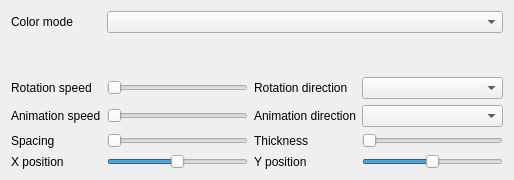
<?xml version="1.0" encoding="UTF-8"?>
<ui version="4.0">
 <class>Hypnotoad</class>
 <widget class="QWidget" name="Hypnotoad">
  <property name="geometry">
   <rect>
    <x>0</x>
    <y>0</y>
    <width>514</width>
    <height>180</height>
   </rect>
  </property>
  <layout class="QGridLayout" name="gridLayout" columnstretch="0,0,0,0">
   <item row="5" column="0">
    <widget class="QLabel" name="spacing_label">
     <property name="text">
      <string>Spacing</string>
     </property>
    </widget>
   </item>
   <item row="0" column="1" colspan="3">
    <widget class="QComboBox" name="color_mode"/>
   </item>
   <item row="5" column="3">
    <widget class="QTooltipedSlider" name="thickness">
     <property name="minimum">
      <number>1</number>
     </property>
     <property name="maximum">
      <number>10</number>
     </property>
     <property name="orientation">
      <enum>Qt::Horizontal</enum>
     </property>
    </widget>
   </item>
   <item row="3" column="3">
    <widget class="QComboBox" name="color_rotation_direction"/>
   </item>
   <item row="4" column="0">
    <widget class="QLabel" name="animation_speed_label">
     <property name="text">
      <string>Animation speed</string>
     </property>
    </widget>
   </item>
   <item row="4" column="2">
    <widget class="QLabel" name="animation_direction_label">
     <property name="text">
      <string>Animation direction</string>
     </property>
    </widget>
   </item>
   <item row="4" column="1">
    <widget class="QTooltipedSlider" name="animation_speed">
     <property name="minimum">
      <number>10</number>
     </property>
     <property name="orientation">
      <enum>Qt::Horizontal</enum>
     </property>
    </widget>
   </item>
   <item row="4" column="3">
    <widget class="QComboBox" name="animation_direction"/>
   </item>
   <item row="0" column="0">
    <widget class="QLabel" name="color_mode_label">
     <property name="text">
      <string>Color mode</string>
     </property>
    </widget>
   </item>
   <item row="6" column="1">
    <widget class="QTooltipedSlider" name="cx">
     <property name="maximum">
      <number>100</number>
     </property>
     <property name="value">
      <number>50</number>
     </property>
     <property name="orientation">
      <enum>Qt::Horizontal</enum>
     </property>
    </widget>
   </item>
   <item row="6" column="0">
    <widget class="QLabel" name="cx_label">
     <property name="text">
      <string>X position</string>
     </property>
    </widget>
   </item>
   <item row="6" column="2">
    <widget class="QLabel" name="cy_label">
     <property name="text">
      <string>Y position</string>
     </property>
    </widget>
   </item>
   <item row="5" column="1">
    <widget class="QTooltipedSlider" name="spacing">
     <property name="minimum">
      <number>1</number>
     </property>
     <property name="maximum">
      <number>10</number>
     </property>
     <property name="orientation">
      <enum>Qt::Horizontal</enum>
     </property>
    </widget>
   </item>
   <item row="3" column="2">
    <widget class="QLabel" name="color_rotation_direction_label">
     <property name="text">
      <string>Rotation direction</string>
     </property>
    </widget>
   </item>
   <item row="3" column="0">
    <widget class="QLabel" name="color_rotation_speed_label">
     <property name="text">
      <string>Rotation speed</string>
     </property>
    </widget>
   </item>
   <item row="6" column="3">
    <widget class="QTooltipedSlider" name="cy">
     <property name="maximum">
      <number>100</number>
     </property>
     <property name="singleStep">
      <number>1</number>
     </property>
     <property name="pageStep">
      <number>10</number>
     </property>
     <property name="value">
      <number>50</number>
     </property>
     <property name="orientation">
      <enum>Qt::Horizontal</enum>
     </property>
    </widget>
   </item>
   <item row="5" column="2">
    <widget class="QLabel" name="thickness_label">
     <property name="text">
      <string>Thickness</string>
     </property>
    </widget>
   </item>
   <item row="3" column="1">
    <widget class="QTooltipedSlider" name="color_rotation_speed">
     <property name="minimum">
      <number>10</number>
     </property>
     <property name="orientation">
      <enum>Qt::Horizontal</enum>
     </property>
    </widget>
   </item>
   <item row="1" column="0" colspan="4">
    <widget class="ColorsPicker" name="colors_picker" native="true"/>
   </item>
   <item row="2" column="0" colspan="4">
    <widget class="QLabel" name="gradient">
     <property name="sizePolicy">
      <sizepolicy hsizetype="Expanding" vsizetype="Preferred">
       <horstretch>0</horstretch>
       <verstretch>0</verstretch>
      </sizepolicy>
     </property>
     <property name="minimumSize">
      <size>
       <width>0</width>
       <height>20</height>
      </size>
     </property>
     <property name="maximumSize">
      <size>
       <width>16777215</width>
       <height>20</height>
      </size>
     </property>
     <property name="scaledContents">
      <bool>true</bool>
     </property>
    </widget>
   </item>
  </layout>
 </widget>
 <customwidgets>
  <customwidget>
   <class>QTooltipedSlider</class>
   <extends>QSlider</extends>
   <header location="global">QTooltipedSlider.h</header>
  </customwidget>
  <customwidget>
   <class>ColorsPicker</class>
   <extends>QWidget</extends>
   <header location="global">ColorsPicker.h</header>
   <container>1</container>
  </customwidget>
 </customwidgets>
 <resources/>
 <connections/>
</ui>
